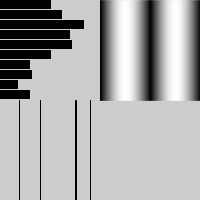
Frame 1 (no input)
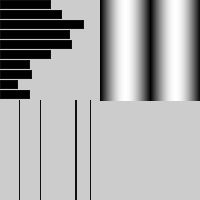
Frame 60 (the mouse pressed at the canvas centre just before this capture)
Frame 120 (the mouse held since frame 60 and released just before this capture): identical to frame 60, image omitted

The Processing sketch that drew these frames (run headless with seeded random() and noise(); from frame 60 on, the mouse is pressed at the canvas centre):

// Processing sketch: Arrays
// ── Arrays.pde
int[] data; // declare the array
 
void setup() {
 size(200, 200); 
}

void draw() {
 int[] x = { 50, 61, 83, 69, 71, 50, 29, 31, 17, 29 };
 fill(0);
 for (int i = 0; i < x.length; i++) {
   rect(0, i*10, x[i], 8);
 }
 data = new int[5]; // create the array
 // assign values to the array
 data[0] = 19;
 data[1] = 40;
 data[2] = 75;
 data[3] = 76;
 data[4] = 90;
 for (int i = 0; i < data.length; i++) {
   line(data[i], 100, data[i], 200);
   println(data[i]);
 }
 float[] sineWave;
 sineWave = new float[100];
 for (int i = 0; i < sineWave.length; i++) {
   float r = map(i, 0, 100, 0, TWO_PI);
   sineWave[i] = abs(sin(r));
 }
 for (int i = 0; i < sineWave.length; i++) {
   stroke(sineWave[i] * 255);
   line(100 + i, 0, 100 + i, 100);
 }
  String[] trees = { "ash", "oak" };

  append(trees, "maple"); // INCORRECT! Does not change the array
  printArray(trees); // Prints [0] "ash", [1] "oak"
  println();
  trees = append(trees, "maple"); // Add "maple" to the end
  printArray(trees); // Prints [0] "ash", [1] "oak", [2] "maple"
  println();
  // Add "beech" to the end of the trees array, and creates a new
  // array to store the change

  String[] moretrees = append(trees, "beech");

  // Prints [0] "ash", [1] "oak", [2] "maple", [3] "beech"
  printArray(moretrees);
  String[] tree = { "lychee", "coconut", "fig" };

  tree = shorten(tree); // Remove the last element from the array
  printArray(tree); // Prints [0] "lychee", [1] "coconut"
  println();
  tree = shorten(tree); // Remove the last element from the array
  printArray(tree); // Prints [0] "lychee"
}
